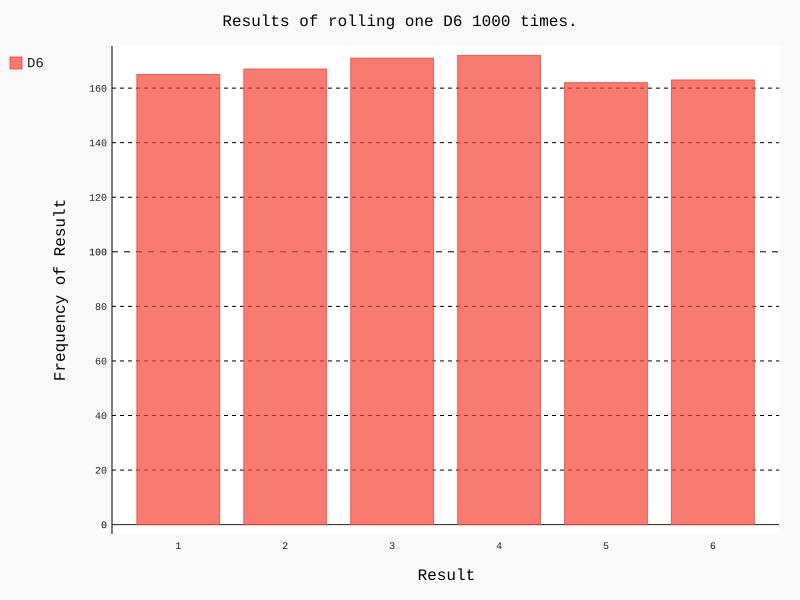

Write the Python code that produced this figure.
from die import Die
import pygal

#创建一个D6
die=Die()

#掷几次骰子，并将结果存储在一个列表中
results=[]
for roll_num in range(1000):
    result = die.roll()
    results.append(result)

#分析结果
frequencise = []
for value in range(1,die.num_sides+1):
    frequency = results.count(value)
    frequencise.append(frequency)

#对结果进行可视化
hist = pygal.Bar()

hist.title = "Results of rolling one D6 1000 times."
hist.x_labels = ['1','2','3','4','5','6']
hist.x_title = "Result"
hist.y_title = "Frequency of Result"
#add()将一系列值添加到图表中(向它传递要给添加的值指定的标签，还有一个列表，其中包含将出现在图表中的值)
hist.add('D6',frequencise)
#图表渲染为一个SVG文件，这种文件的扩展名必须为.svg。
hist.render_to_file('die_visual.svg')
